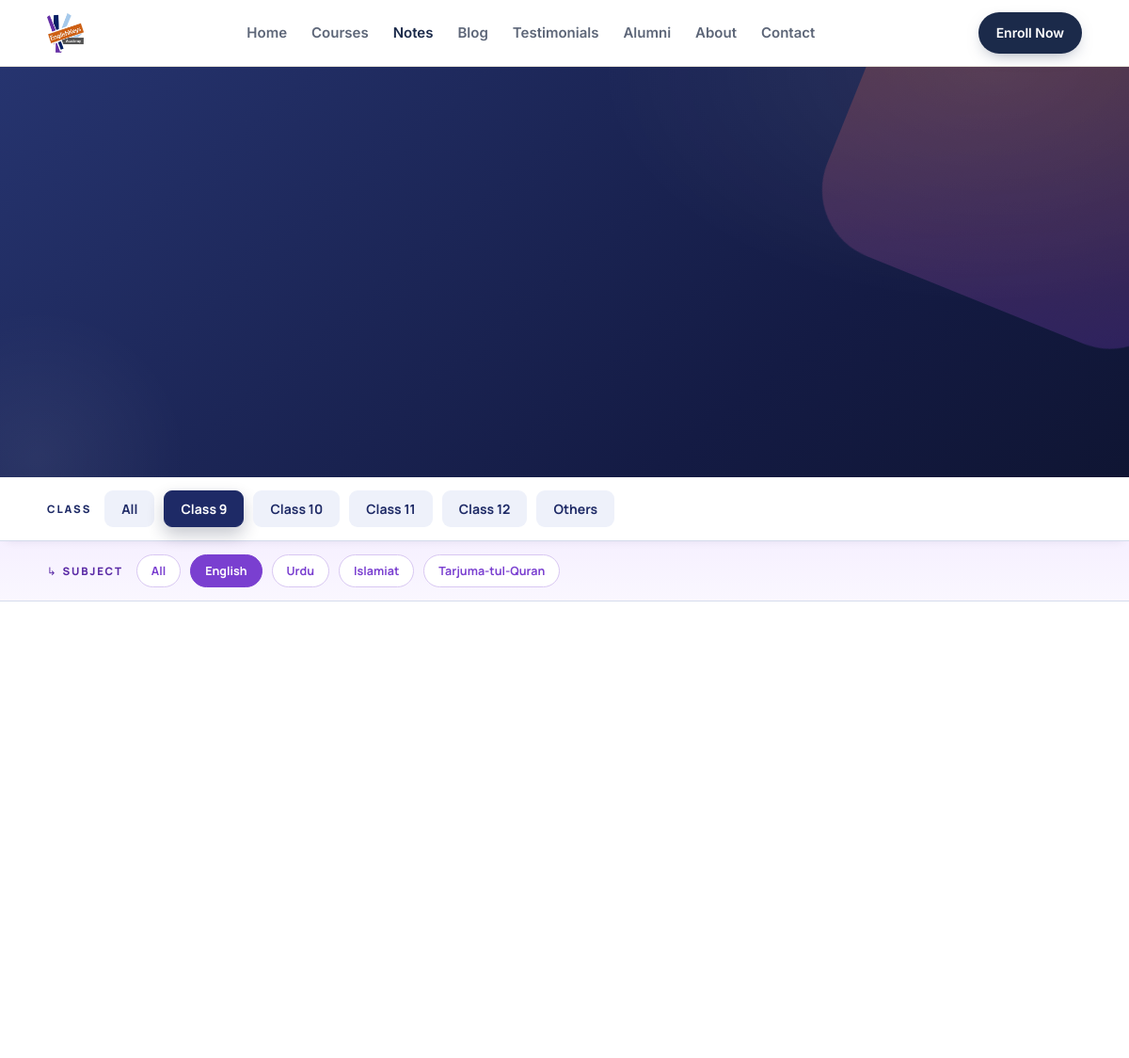
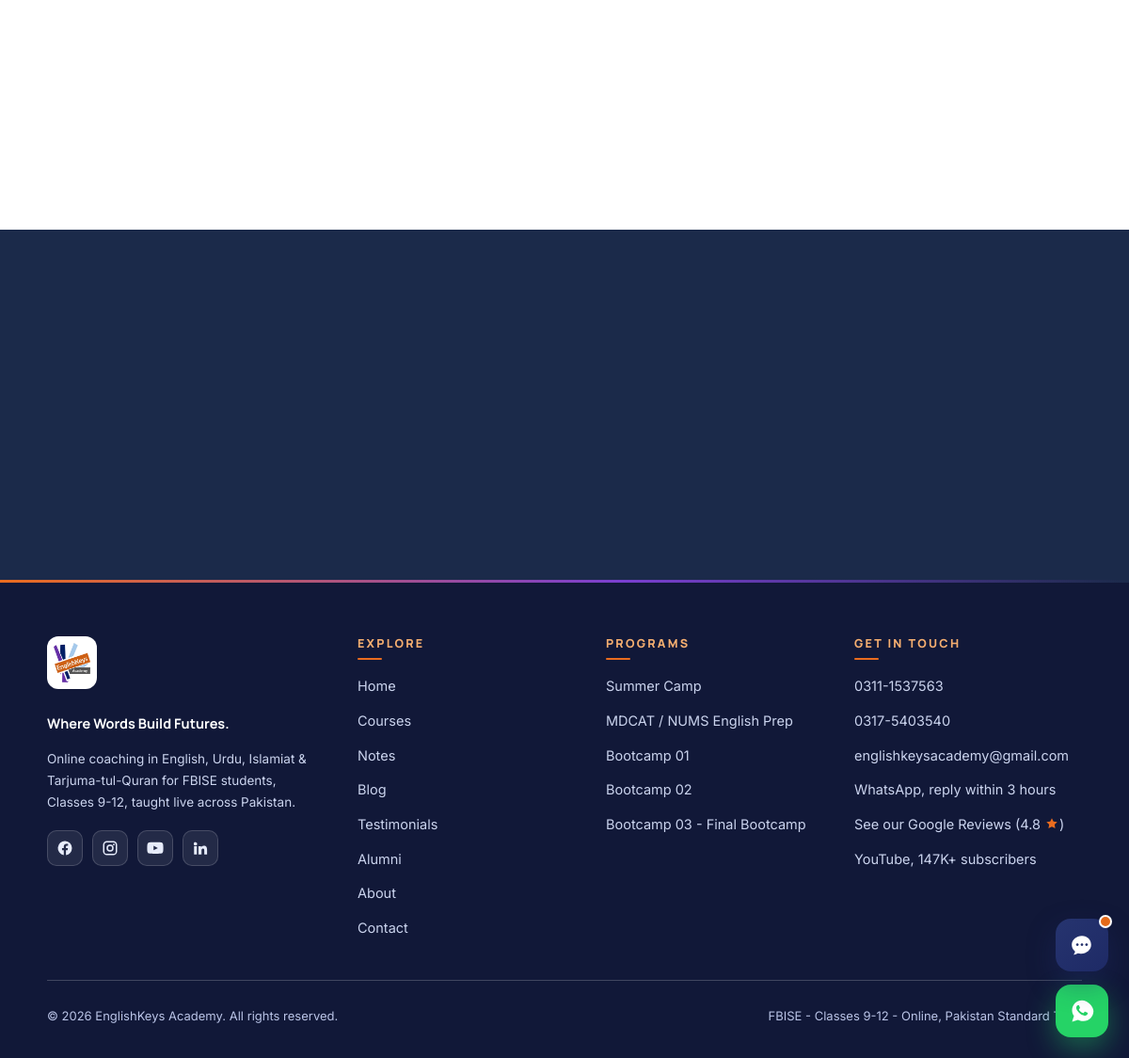
/notes.php, run on the app's committed database (2 pictures, top to bottom).
### tables this page shows
CREATE TABLE note_classes (
    id INT AUTO_INCREMENT PRIMARY KEY,
    class_level TINYINT UNSIGNED NOT NULL UNIQUE,
    label VARCHAR(80) NOT NULL,
    has_subjects TINYINT(1) NOT NULL DEFAULT 1,
    exam_label VARCHAR(40),
    description VARCHAR(255),
    icon_key VARCHAR(40) NOT NULL DEFAULT 'document',
    cta_label VARCHAR(80) NOT NULL DEFAULT 'Enroll & Get Complete Notes',
    cta_link VARCHAR(255) NOT NULL DEFAULT 'courses.php',
    accent_color VARCHAR(20) NOT NULL DEFAULT '#1E2A66',
    sort_order INT NOT NULL DEFAULT 0,
    is_active TINYINT(1) NOT NULL DEFAULT 1
);

CREATE TABLE note_class_subjects (
    id INT AUTO_INCREMENT PRIMARY KEY,
    class_level TINYINT UNSIGNED NOT NULL,
    subject_id INT NOT NULL,
    CONSTRAINT fk_note_class_subjects_subject FOREIGN KEY (subject_id) REFERENCES note_subjects(id) ON DELETE CASCADE,
    UNIQUE KEY uniq_note_class_subject (class_level, subject_id)
);

CREATE TABLE note_subjects (
    id INT AUTO_INCREMENT PRIMARY KEY,
    name VARCHAR(80) NOT NULL,
    slug VARCHAR(80) NOT NULL UNIQUE,
    accent_color VARCHAR(20) NOT NULL DEFAULT '#1F2B54',
    sort_order INT NOT NULL DEFAULT 0,
    is_active TINYINT(1) NOT NULL DEFAULT 1
);

CREATE TABLE courses (
    id INT AUTO_INCREMENT PRIMARY KEY,
    title VARCHAR(150) NOT NULL,
    slug VARCHAR(160) NOT NULL UNIQUE,
    category VARCHAR(20) NOT NULL DEFAULT 'programme',
    programme_group VARCHAR(80),
    tag_line VARCHAR(200),
    description TEXT,
    image VARCHAR(255),
    duration VARCHAR(60),
    level VARCHAR(60),
    price VARCHAR(60),
    eligibility VARCHAR(150),
    mode VARCHAR(100),
    schedule_info TEXT,
    highlights TEXT,
    modules TEXT,
    seats_info VARCHAR(100),
    accent_color VARCHAR(20),
    programme_group_id INT NULL,
    sort_order INT NOT NULL DEFAULT 0,
    is_active TINYINT(1) NOT NULL DEFAULT 1,
    FOREIGN KEY (programme_group_id) REFERENCES programme_groups(id) ON DELETE SET NULL
);

### includes/functions.php (called while the page is built, shortened)
<?php
require_once __DIR__ . '/db.php';
require_once __DIR__ . '/icons.php';
require_once __DIR__ . '/hero.php';
function e(?string $value): string
{
    return htmlspecialchars($value ?? '', ENT_QUOTES, 'UTF-8');
}
function getSetting(string $key, string $default = ''): string
{
    static $cache = null;
    if ($cache === null) {
        $cache = [];
        $stmt = getDb()->query('SELECT setting_key, setting_value FROM site_settings');
        foreach ($stmt->fetchAll() as $row) {
            $cache[$row['setting_key']] = $row['setting_value'];
        }
    }
    return $cache[$key] ?? $default;
}
function waLink(string $number, ?string $message = null): string
{
    $message = $message ?? 'Assalam-o-alaikum! I have a question about EnglishKeys Academy.';
    return 'https://wa.me/' . $number . '?text=' . rawurlencode($message);
}

### includes/db.php (called while the page is built, shortened)
<?php
function getDb(): PDO
{
    static $pdo = null;
    if ($pdo === null) {
        $dsn = 'mysql:host=' . DB_HOST . ';port=' . DB_PORT . ';dbname=' . DB_NAME . ';charset=' . DB_CHARSET;
        $pdo = new PDO($dsn, DB_USER, DB_PASS, [
            PDO::ATTR_ERRMODE => PDO::ERRMODE_EXCEPTION,
            PDO::ATTR_DEFAULT_FETCH_MODE => PDO::FETCH_ASSOC,
            PDO::ATTR_EMULATE_PREPARES => false,
        ]);
    }
    return $pdo;
}

### notes.php (the view, shortened to what this page needs)
<?php
require_once __DIR__ . '/includes/header.php';
$db = getDb();
$allClasses = $db->query('SELECT * FROM note_classes WHERE is_active = 1 ORDER BY sort_order, class_level')->fetchAll();
$classes = array_map(fn($cl) => (int)$cl['class_level'], $allClasses);
$classSubjectRows = $db->query(
    "SELECT ncs.class_level, s.* FROM note_class_subjects ncs
     JOIN note_subjects s ON s.id = ncs.subject_id
     WHERE s.is_active = 1
     ORDER BY ncs.class_level, s.sort_order, s.name"
)->fetchAll();
$classSubjects = [];
$subjectClasses = [];
$subjectsBySlug = [];
foreach ($classSubjectRows as $row) {
    $cls = (int)$row['class_level'];
    $classSubjects[$cls][] = $row;
    $subjectClasses[$row['slug']][] = $cls;
    if (!isset($subjectsBySlug[$row['slug']])) {
        $subjectsBySlug[$row['slug']] = $row;
    }
}
$samplesByClassSubject = [];
$samplesByClass = [];
$blocks = [];
foreach ($allClasses as $cl) {
    $c = (int)$cl['class_level'];
    $classLabel = $cl['label'];
    if (!empty($classSubjects[$c])) {
        foreach ($classSubjects[$c] ?? [] as $s) {
            $rows = $samplesByClassSubject[$c][$s['slug']] ?? [];
            $items = [];
            $blocks[] = [
                'cls' => (string)$c,
                'subj' => $s['slug'],
                'heading' => $classLabel . ' · ' . $s['name'],
                'badge' => $cl['exam_label'] ? ('FBISE · ' . $cl['exam_label']) : null,
                'intro' => $rows
                    ? ('Free sample ' . mb_strtolower($s['name']) . ' notes for ' . $classLabel . ', exactly as taught in live class. The complete syllabus is included free for enrolled students.')
                    : ('No free samples posted yet for ' . $classLabel . ' ' . $s['name'] . ' -- the full notes still exist and are included free once you enroll.'),
                'items' => $items,
                'reqSubject' => $classLabel . ' ' . $s['name'],
                'ctaLabel' => 'Enroll & Get Complete Notes',
                'ctaLink' => 'courses.php',
                'iconKey' => $cl['icon_key'],
            ];
        }
    } else {
        $rows = $samplesByClass[$c] ?? [];
        $items = [];
        $blocks[] = [
            'cls' => (string)$c,
            'subj' => 'all',
            'heading' => $classLabel,
            'badge' => null,
            'intro' => $rows ? (string)$cl['description'] : 'No free samples posted yet in this class -- the full set still exists and is included free once you enroll.',
            'items' => $items,
            'reqSubject' => $classLabel,
            'ctaLabel' => $cl['cta_label'],
            'ctaLink' => $cl['cta_link'],
            'iconKey' => $cl['icon_key'],
        ];
    }
}
$defaultClass = $classes ? (string)$classes[0] : null;
$defaultSubjectSlug = null;
foreach ($classSubjects[$classes[0] ?? 0] ?? [] as $s) {
    if ($s['slug'] === 'english') {
        $defaultSubjectSlug = 'english';
        break;
    }
}
?>
<?php renderPageHero('notes'); ?>
<?php if ($blocks): ?>
<div class="nfbar"><div class="nfin">
  <span class="nfl">Class</span>
  <button type="button" class="nft" data-cls="all">All</button>
  <?php foreach ($allClasses as $cl): $clsKey = (string)(int)$cl['class_level']; ?>
    <button type="button" class="nft<?= $clsKey === $defaultClass ? ' on' : '' ?>" data-cls="<?= e($clsKey) ?>"><?= e($cl['label']) ?></button>
  <?php endforeach; ?>
</div></div>
<div class="nfbar-2"><div class="nfin">
  <span class="nfl">Subject</span>
  <button type="button" class="nft-sub" data-subj="all">All</button>
  <?php foreach ($subjectsBySlug as $slug => $s): ?>
    <button type="button" class="nft-sub<?= $slug === $defaultSubjectSlug ? ' on' : '' ?>" data-subj="<?= e($slug) ?>" data-classes="<?= e(implode(',', $subjectClasses[$slug])) ?>"><?= e($s['name']) ?></button>
  <?php endforeach; ?>
</div></div>
<section style="padding-top:0">
  <div class="wrap">
    <?php foreach ($blocks as $bi => $block): ?>
            <div class="reqic"><?= icon($block['iconKey'] ?: 'document') ?></div>
    <?php endforeach; ?>
  </div>
</section>
<?php endif; ?>
<?php require_once __DIR__ . '/includes/cta-banner.php'; ?>
<?php require_once __DIR__ . '/includes/footer.php'; ?>

### includes/header.php (shortened to what this page needs)
<?php
require_once __DIR__ . '/functions.php';
$siteName = getSetting('site_name', 'EnglishKeys Academy');
$logoPath = getSetting('logo_path');
$currentPage = basename($_SERVER['SCRIPT_NAME']);
$assetBase = rtrim(str_replace('\\', '/', dirname($_SERVER['SCRIPT_NAME'] ?? '/')), '/') . '/';
$assetVer = static function (string $rel) use ($assetBase): string {
    $full = __DIR__ . '/../' . $rel;
    return $assetBase . $rel . '?v=' . (is_file($full) ? filemtime($full) : '1');
};
$navItems = [
    'index.php' => 'Home',
    'courses.php' => 'Courses',
    'notes.php' => 'Notes',
    'blog.php' => 'Blog',
    'testimonials.php' => 'Testimonials',
    'alumni.php' => 'Alumni',
    'about.php' => 'About',
    'contact.php' => 'Contact',
];
?>
<!DOCTYPE html>
<html lang="en">
<head>
<link rel="stylesheet" href="<?= e($assetVer('assets/css/style.css')) ?>">
</head>
<body>
<header class="site nav">
  <div class="wrap nav-in">
    <a class="logo" href="index.php">
      <?php if ($logoPath): ?>
        <img class="logo-img" src="<?= e($assetBase . $logoPath) ?>" alt="<?= e($siteName) ?>">
      <?php else: ?>
        <span style="font-family:'Plus Jakarta Sans',sans-serif;font-weight:800;color:var(--navy)"><?= e($siteName) ?></span>
      <?php endif; ?>
    </a>
    <nav class="main nl">
      <?php foreach ($navItems as $file => $label): ?>
        <a href="<?= e($file) ?>" class="<?= $currentPage === $file ? 'active on' : '' ?>"><?= e($label) ?></a>
      <?php endforeach; ?>
    </nav>
    <div class="hactions">
      <a class="btn btn-hero-cta" href="contact.php">Enroll Now</a>
    </div>
  </div>
</header>

### includes/hero.php (shortened to what this page needs)
<?php
function getPageHero(string $slug): array
{
    static $cache = [];
    if (!array_key_exists($slug, $cache)) {
        $stmt = getDb()->prepare('SELECT * FROM page_heroes WHERE page_slug = ?');
        $stmt->execute([$slug]);
        $row = $stmt->fetch();
        $cache[$slug] = $row ?: [
            'page_slug' => $slug,
            'kicker' => '',
            'title' => '',
            'title_highlight' => '',
            'subtitle' => '',
            'breadcrumb' => '',
            'description' => '',
            'show_description' => 0,
            'background_image' => '',
        ];
    }
    return $cache[$slug];
}
function renderPageHero(string $slug, array $overrides = []): void
{
    $hero = array_merge(getPageHero($slug), $overrides);
    $bgStyle = '';
    ?>
<div class="phero"<?= $bgStyle ?>>
</div>
    <?php
}

### includes/cta-banner.php (shortened to what this page needs)
<section class="cta">
  <div class="wrap cgrid">
  </div>
</section>

### includes/footer.php (shortened to what this page needs)
<?php
$phone = getSetting('phone');
$phone2 = getSetting('phone_2');
$email = getSetting('email');
$whatsapp = getSetting('whatsapp_number');
$footerText = getSetting('footer_text');
$footerNote = getSetting('footer_note');
$footerDescription = getSetting('footer_description', 'Online coaching in English, Urdu, Islamiat & Tarjuma-tul-Quran for FBISE students, Classes 9-12, taught live across Pakistan.');
$fb = getSetting('social_facebook');
$ig = getSetting('social_instagram');
$yt = getSetting('social_youtube');
$li = getSetting('social_linkedin');
$ytSubs = getSetting('youtube_subscribers');
$googleUrl = getSetting('google_reviews_url');
$googleRating = getSetting('google_rating');
$footerProgrammes = getDb()->query("
    SELECT title FROM courses WHERE category = 'programme' AND is_active = 1 ORDER BY sort_order LIMIT 5
")->fetchAll();
?>
<footer>
  <div class="wrap">
    <div class="fg">
      <div class="fb">
        <?php if ($logoPath): ?><img class="flogo" src="<?= e($assetBase . $logoPath) ?>" alt="<?= e($siteName) ?>"><?php endif; ?>
        <b><?= e(getSetting('tagline', 'Where Words Build Futures')) ?>.</b>
        <p><?= e($footerDescription) ?></p>
        <div class="fsoc">
          <?php if ($fb): ?><a href="<?= e($fb) ?>" target="_blank" rel="noopener" aria-label="Facebook" data-brand="facebook"><svg viewBox="0 0 24 24"><path d="M22 12a10 10 0 1 0-11.6 9.95v-7.04H7.9V12h2.5V9.8c0-2.5 1.5-3.9 3.77-3.9 1.1 0 2.24.2 2.24.2v2.46H15.1c-1.24 0-1.63.77-1.63 1.56V12h2.78l-.44 2.91h-2.34v7.04A10 10 0 0 0 22 12z"/></svg></a><?php endif; ?>
          <?php if ($ig): ?><a href="<?= e($ig) ?>" target="_blank" rel="noopener" aria-label="Instagram" data-brand="instagram"></a><?php endif; ?>
          <?php if ($yt): ?><a href="<?= e($yt) ?>" target="_blank" rel="noopener" aria-label="YouTube<?= $ytSubs ? ', ' . e($ytSubs) . ' subscribers' : '' ?>" data-brand="youtube"></a><?php endif; ?>
          <?php if ($li): ?><a href="<?= e($li) ?>" target="_blank" rel="noopener" aria-label="LinkedIn" data-brand="linkedin"><svg viewBox="0 0 24 24"><path d="M4.98 3.5a2.49 2.49 0 1 1-.02 4.98 2.49 2.49 0 0 1 .02-4.98zM3 9.25h4V21H3zM9.25 9.25H13v1.61h.05c.52-.99 1.8-2.03 3.71-2.03 3.97 0 4.7 2.61 4.7 6.01V21h-3.96v-5.46c0-1.3-.02-2.98-1.81-2.98-1.82 0-2.1 1.42-2.1 2.88V21H9.25z"/></svg></a><?php endif; ?>
        </div>
      </div>
      <div>
        <h4>Explore</h4>
        <div class="fl">
          <a href="index.php">Home</a>
          <a href="courses.php">Courses</a>
          <a href="notes.php">Notes</a>
          <a href="blog.php">Blog</a>
          <a href="testimonials.php">Testimonials</a>
          <a href="alumni.php">Alumni</a>
          <a href="about.php">About</a>
          <a href="contact.php">Contact</a>
        </div>
      </div>
      <div>
        <h4>Programs</h4>
        <div class="fl">
          <?php foreach ($footerProgrammes as $p): ?><a href="courses.php#programmes"><?= e($p['title']) ?></a><?php endforeach; ?>
        </div>
      </div>
      <div>
        <h4>Get in Touch</h4>
        <div class="fl">
          <?php if ($phone): ?><a href="tel:<?= e(preg_replace('/\D/', '', $phone)) ?>"><?= e($phone) ?></a><?php endif; ?>
          <?php if ($phone2): ?><a href="tel:<?= e(preg_replace('/\D/', '', $phone2)) ?>"><?= e($phone2) ?></a><?php endif; ?>
          <?php if ($email): ?><a href="mailto:<?= e($email) ?>"><?= e($email) ?></a><?php endif; ?>
          <?php if ($whatsapp): ?><a href="<?= e(waLink($whatsapp)) ?>" target="_blank" rel="noopener">WhatsApp, reply within 3 hours</a><?php endif; ?>
          <?php if ($googleUrl): ?><a href="<?= e($googleUrl) ?>" target="_blank" rel="noopener">See our Google Reviews (<?= e($googleRating) ?> <?= icon('star', 'icon star-icon') ?>)</a><?php endif; ?>
          <?php if ($yt): ?><a href="<?= e($yt) ?>" target="_blank" rel="noopener">YouTube, <?= e($ytSubs) ?> subscribers</a><?php endif; ?>
        </div>
      </div>
    </div>
    <div class="fbase">
      <span>&copy; <?= date('Y') ?> <?= e($siteName) ?>. <?= e($footerText) ?></span>
      <span><?= e($footerNote) ?></span>
    </div>
  </div>
</footer>
<?php if ($whatsapp): ?>
<a class="wa" href="<?= e(waLink($whatsapp)) ?>" target="_blank" rel="noopener" aria-label="Chat on WhatsApp">
</a>
<?php endif; ?>
</body>
</html>

### includes/icons.php (shortened to what this page needs)
<?php
function icon(string $name, string $class = 'icon', bool $gradient = false): string
{
    $def = $defs[$name] ?? [];
    $inner = $def[0] ?? '';
    $viewBox = $def[1] ?? '0 0 20 20';
    $stroke = $gradient ? 'url(#ekaGrad)' : 'currentColor';
    return '<svg class="' . htmlspecialchars($class, ENT_QUOTES) . '" viewBox="' . $viewBox . '" fill="none" stroke="' . $stroke . '" stroke-width="1.6" stroke-linecap="round" stroke-linejoin="round" aria-hidden="true">' . $inner . '</svg>';
}

### data on the page
note_classes: label "Class 9"
note_classes: label "Class 10"
note_classes: label "Class 11"
note_classes: label "Class 12"
note_classes: label "Others"
note_class_subjects: subject.name "English"
note_class_subjects: subject.name "Urdu"
note_class_subjects: subject.name "Islamiat"
note_class_subjects: subject.name "Tarjuma-tul-Quran"
courses: title "Summer Camp"
courses: title "MDCAT / NUMS English Prep"
courses: title "Bootcamp 01"
courses: title "Bootcamp 02"
courses: title "Bootcamp 03 - Final Bootcamp"

### other printed values
$label "Home"
$label "Courses"
$label "Notes"
$label "Blog"
$label "Testimonials"
$label "Alumni"
$label "About"
$label "Contact"
getSetting('tagline', 'Where Words Build Futures') "Where Words Build Futures"
$footerDescription "Online coaching in English, Urdu, Islamiat & Tarjuma-tul-Quran for FBISE students, Classes 9-12, taught live across Pakistan."
$phone "0311-1537563"
$phone2 "0317-5403540"
$email "englishkeysacademy@gmail.com"
$googleRating "4.8"
$ytSubs "147K+"
